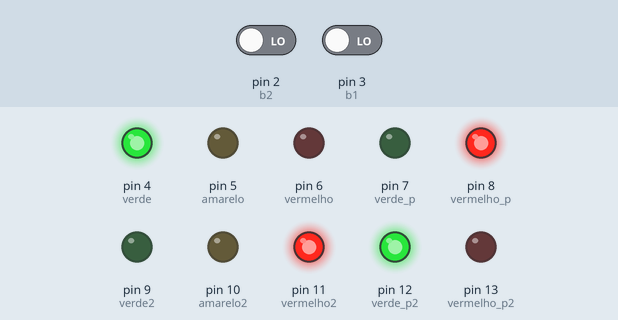
The sketch below on a simulated Arduino Uno, built with avr-gcc and run on an emulated ATmega328P. Shown: output pins drawn as LEDs (lit = HIGH). Dashed ring = blinking. The inputs (shaded band) are chosen by the test bench; at power-on: pin 2 (b2) LOW, pin 3 (b1) LOW.

Above: at 1.2 s.
1.3 s: pin 2 (b2) driven HIGH
At 7.8 s:
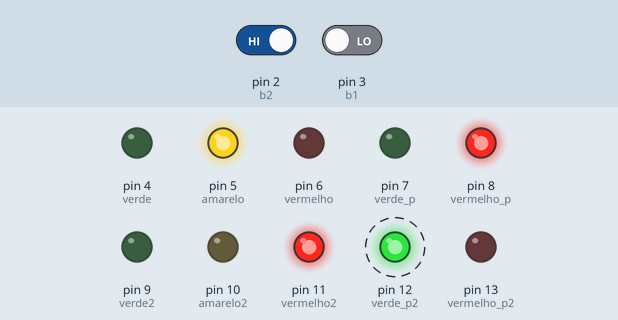
10.5 s: pin 3 (b1) driven HIGH
19.5 s: pin 3 (b1) driven LOW
At 20.3 s:
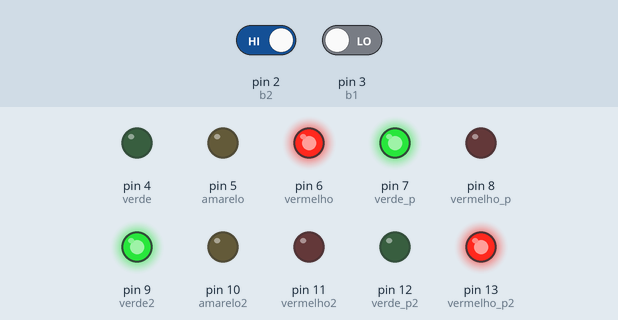
28.5 s: pin 2 (b2) driven LOW
At 37.3 s:
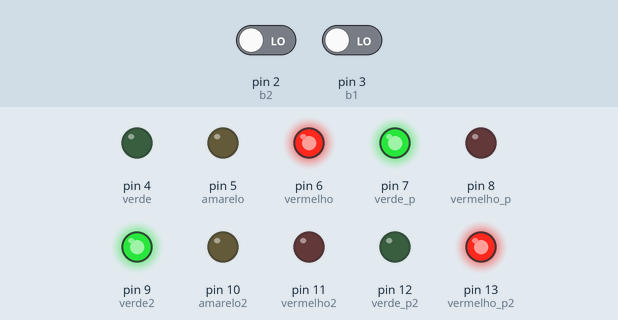
Timing chart, 0 to 38.5 s (numbered marks = the images above; inputs shaded):
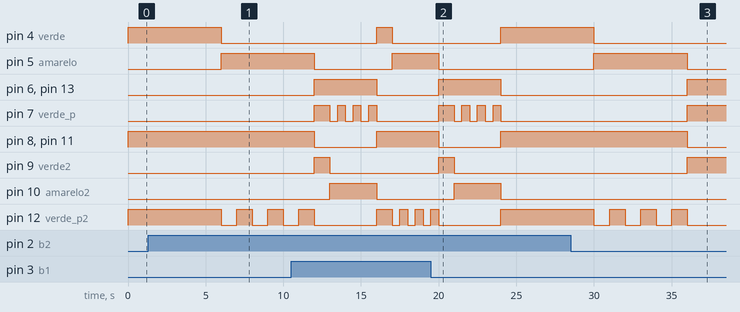

The sketch:

semaforo.ino
```cpp
// C++ code
//
//declarar nome das portas
//semaforo 1
#define vermelho 6
#define amarelo 5
#define verde 4
#define vermelho_p 8
#define verde_p 7
#define b1 3
//semaforo 2
#define vermelho2 11
#define amarelo2 10
#define verde2 9
#define vermelho_p2 13
#define verde_p2 12
#define b2 2
int x;
int y;
int valor_botao = 0;
int valor_botao2 = 0;
int sequencia = 1;
int t1 = 6000;
int t2 = 1000;
//definir as portas como saída ou entrada
void setup()
{
 //semaforo 1
 pinMode(vermelho,OUTPUT);
 pinMode(amarelo,OUTPUT);
 pinMode(verde,OUTPUT);
 pinMode(vermelho_p,OUTPUT);
 pinMode(verde_p,OUTPUT);
 pinMode(b1,INPUT);
 //semaforo 2
 pinMode(vermelho2,OUTPUT);
 pinMode(amarelo2,OUTPUT);
 pinMode(verde2,OUTPUT);
 pinMode(vermelho_p2,OUTPUT);
 pinMode(verde_p2,OUTPUT);
 pinMode(b2,INPUT);
}
void pisca1(){
  for(x = 0; x < 3; x++){
    digitalWrite(verde_p, LOW);
    delay(t2);
    digitalWrite(verde_p, HIGH);
    delay(t2);
  }
}
void pisca2(){
  for(y = 0; y < 3; y++){
  digitalWrite(verde_p2,LOW);
  delay(t2);
  digitalWrite(verde_p2,HIGH);
  delay(t2);}
}
void loop(){
  valor_botao = digitalRead(b1);
  valor_botao2 = digitalRead(b2);
  digitalWrite(amarelo2,LOW);
  digitalWrite(verde_p,LOW);
  digitalWrite(vermelho,LOW);
  digitalWrite(vermelho_p2,LOW);
  digitalWrite(verde,HIGH);
  digitalWrite(vermelho2,HIGH);
  digitalWrite(verde_p2,HIGH);
  digitalWrite(vermelho_p,HIGH);
    if(valor_botao == HIGH){
    t1 = 1000;
    t2 = 500;}
  else{
    t1 = 6000;
    t2 = 1000;}
  delay(t1);
  digitalWrite(verde,LOW);
  digitalWrite(amarelo,HIGH);
  pisca2();
  digitalWrite(vermelho2,LOW);
  digitalWrite(vermelho_p,LOW);
  digitalWrite(amarelo,LOW);
  digitalWrite(vermelho_p2,LOW);
  digitalWrite(vermelho,HIGH);
  digitalWrite(verde_p,HIGH);
  digitalWrite(vermelho_p2,HIGH);
  digitalWrite(verde2,HIGH);
  digitalWrite(verde_p2,LOW);
  valor_botao2 = digitalRead(b2);
  if(valor_botao2 == HIGH){
    t1 = 1000;
    t2 = 500;}
  else{
    t1 = 6000;
    t2 = 1000;}
  delay(t1);
  digitalWrite(verde2,LOW);
  digitalWrite(amarelo2,HIGH);
  pisca1();
}
```

Measured:
- after the input at 19.5 s, pin 4 (verde), pin 8 (vermelho_p), pin 11 (vermelho2), pin 12 (verde_p2): goes on until 24.0 s, then stays HIGH; pin 5 (amarelo): goes on until 20.0 s, then stays LOW; pin 6 (vermelho), pin 7 (verde_p), pin 13 (vermelho_p2): goes on until 24.0 s, then stays LOW; pin 9 (verde2): goes on until 21.0 s, then stays LOW
- after the input at 28.5 s, pin 7 (verde_p), pin 9 (verde2): goes on until 36.0 s, then stays HIGH; pin 10 (amarelo2): stays LOW (without the input it goes to HIGH after 8.5 s)
- by itself, pin 7 (verde_p): repeats every 1.0 s: LOW 0.50 s, HIGH 0.50 s, until it stays LOW from 16.0 s
